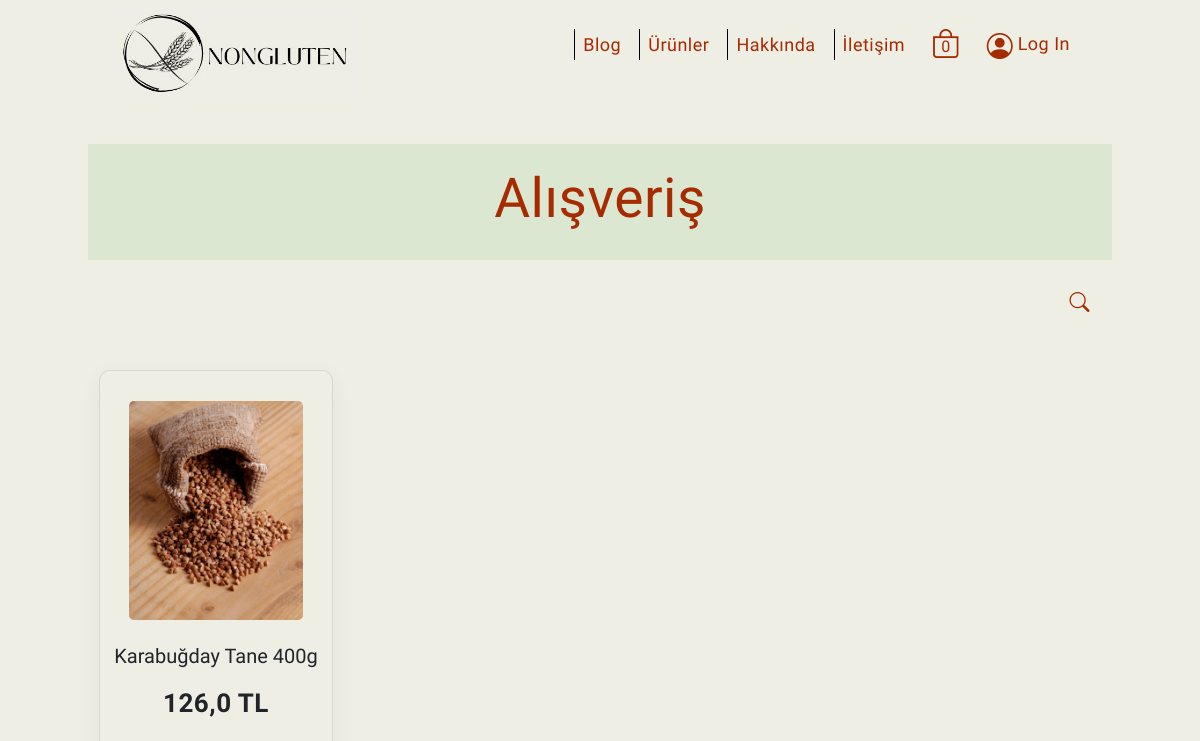
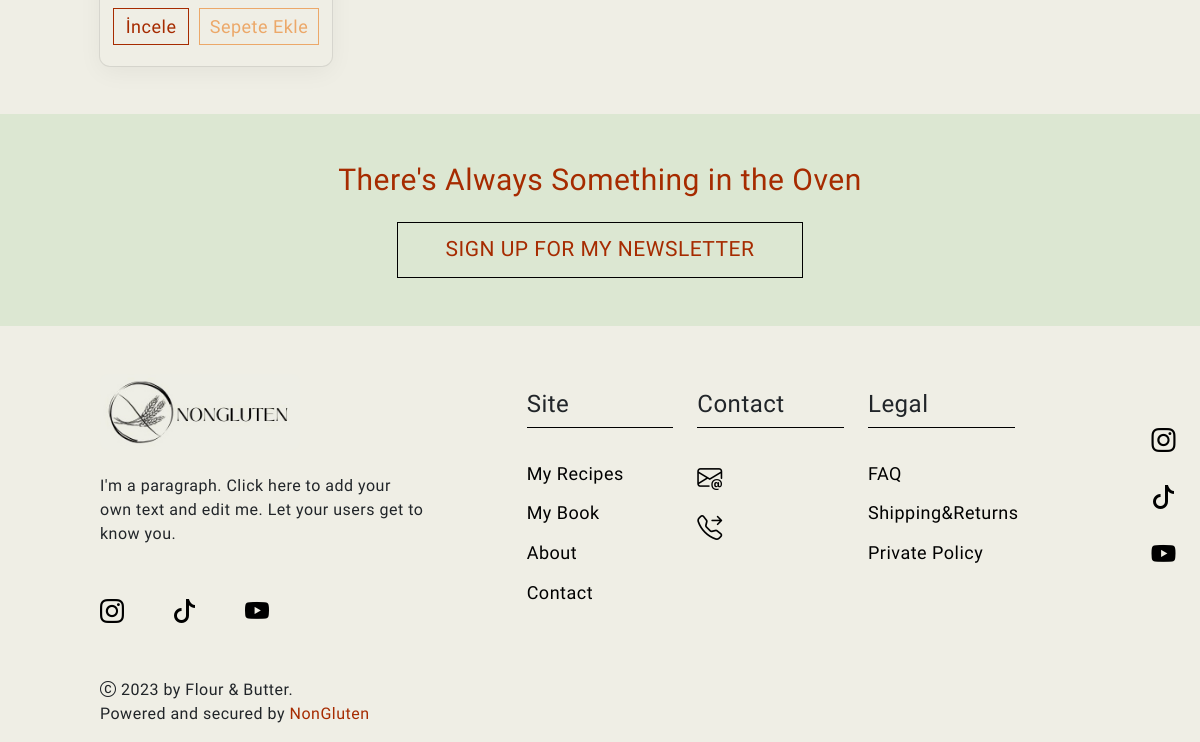
The page /urunler/ on the database as committed earlier (2 pictures, top to bottom).
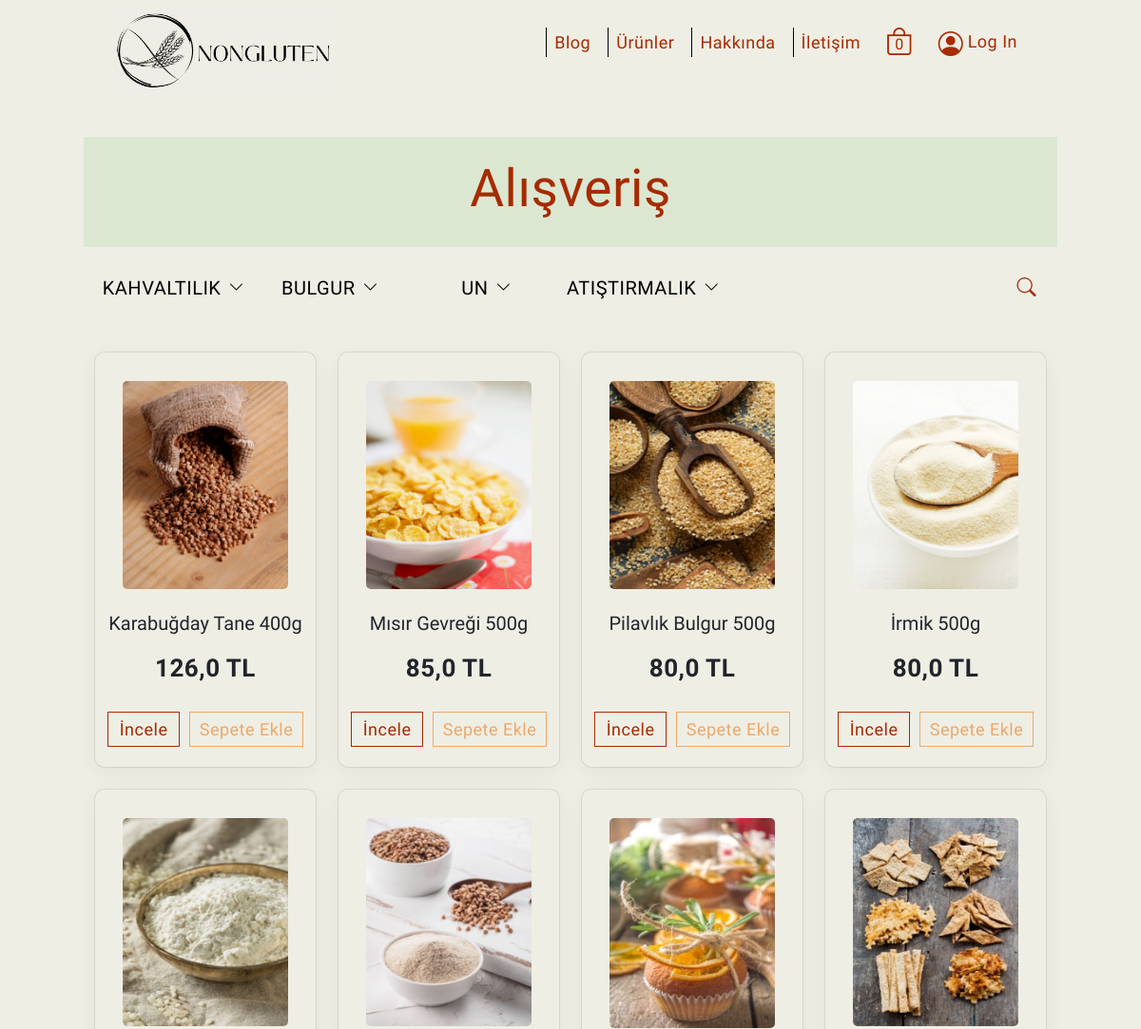
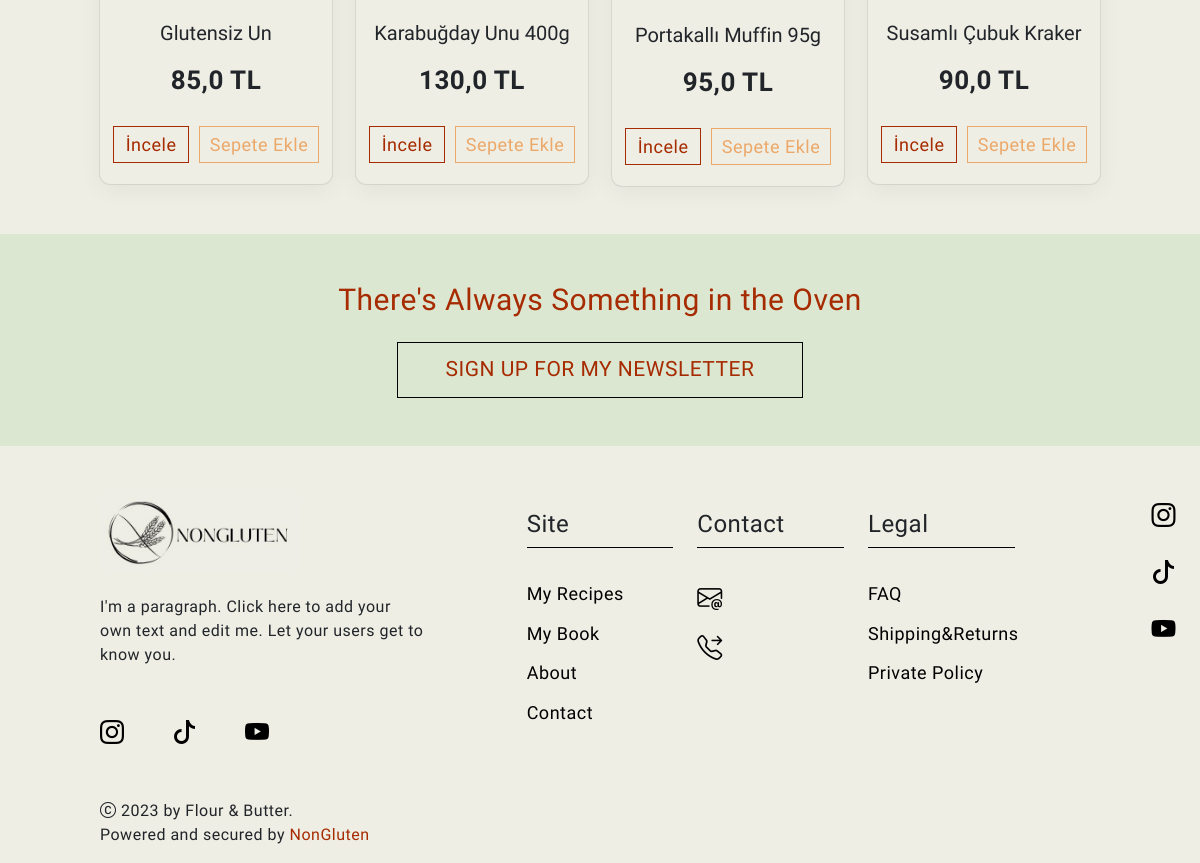
The same page on the database as committed later (2 pictures, top to bottom).
### nonapp/models.py (models this page shows, shortened)
class Urunler(models.Model):
    isim=models.CharField(max_length=50,verbose_name='Ürün İsmi')
    fiyat=models.FloatField(verbose_name='Ürün Fiyatı')
    resim=models.FileField(upload_to='urunler/',verbose_name='Ürün Resmi',null=True,blank=True)
    kategori=models.ForeignKey(Kategori,on_delete=models.CASCADE,null=True)
    slug=models.SlugField(null=False,blank=True,unique=True,editable=True)

class Kategori(models.Model):
    isim=models.CharField(max_length=50,verbose_name='Kategori İsmi')
    urun1=models.CharField(max_length=50,verbose_name='Ürün Giriniz',null=False,blank=True)
    urun2=models.CharField(max_length=50,verbose_name='Ürün Giriniz',null=False,blank=True)
    urun3=models.CharField(max_length=50,verbose_name='Ürün Giriniz',null=False,blank=True)
    urun4=models.CharField(max_length=50,verbose_name='Ürün Giriniz',null=False,blank=True)
    urun5=models.CharField(max_length=50,verbose_name='Ürün Giriniz',null=False,blank=True)
    slug=models.SlugField(null=True,blank=True,unique=True,editable=True)

### nonapp/views.py (the view, shortened to what this page needs)
# urls.py: path('urunler/',urunler,name='urunler'),
def urunler(request):
    urunler=Urunler.objects.all()
    kategori=Kategori.objects.all()
    search=""
    context={
        'urunler':urunler,
        'kategori':kategori
    }
    return render(request,'urunler.html',context)

### templates/urunler.html (shortened to what this page needs)
{% extends "index.html" %}
{% load static %}
    {% block content %}
    {% include "includes/_kategori.html" %}
    <main class="urunler mb-5">
        <section class="container">
            <div class="row urunler-row row-gap-4">
            {% if messages %}
                {% for message in messages %}
                    <article class="col-12 alert alert-{{message.tags}} fs-2 fw-bold text-center text-danger">
                        {{message}}
                    </article>
                {% endfor %}
            {% else %}
                {% for i in urunler %}
                <article class="col-md-6 col-lg-3 urun-card-width">
                    <div class="urun-card">
                        <div class="urun-card-image">
                            <img src="{{i.resim.url}}" alt="">
                        </div>
                        <div class="urun-card-aciklama text-center mt-4">
                            <h5 class="urun-name">{{i.isim|title}}</h5>
                            <h4 class="urun-fiyat">{{i.fiyat}} TL</h4>
                        </div>
                        <div class="urun-button">
                            <ul class="urun-button-list">
                                <li class="urun-incele">
                                    <a href="{% url 'urunDetay' i.slug %}">İncele</a>
                                </li>
                                <li class="urun-sepet">
                                    <a class="urun-ekle" href="#">Sepete Ekle</a>
                                </li>
                            </ul>
                        </div>
                    </div>
                </article>
                {% endfor %}
            {% endif %}
            </div>
        </section>
    </main>
    {% endblock content %}

### templates/index.html (shortened to what this page needs)
{% load static %}
<!DOCTYPE html>
<html lang="tr">
<head>
    <link href="https://cdn.jsdelivr.net/npm/bootstrap@5.3.2/dist/css/bootstrap.min.css" rel="stylesheet">
    <link rel="stylesheet" href="https://cdn.jsdelivr.net/npm/swiper@11/swiper-bundle.min.css"/>
    <link rel="stylesheet" href="{% static 'css/style.css' %}">
</head>
<body>
    {% include "includes/_navbar.html" %}
    {% block content %}{% endblock content %}
    <div class="section6-background">
        <div class="container">
            <div class="row">
                <div class="col-12 section6 text-center">
                    <div class="section6-text">
                        <div class="section6-baslik">
                            <h3>There's Always Something in the Oven</h3>
                        </div>
                        <div class="section6-btn mt-4">
                            <button type="button">SIGN UP FOR MY NEWSLETTER</button>
                        </div>
                    </div>
                </div>
            </div>
        </div>
    </div>
    {% include 'includes/_footer.html' %}
    <aside class="socialMedia-position">
        <ul class="socialMedia-positionlist">
            <li>
                <a href="#"><i class="bi bi-instagram"></i></a>
            </li>
            <li>
                <a href="#"><i class="bi bi-tiktok"></i></a>
            </li>
            <li>
                <a href="#"><i class="bi bi-youtube"></i></a>
            </li>
        </ul>
    </aside>
</body>
</html>

### templates/includes/_navbar.html (shortened to what this page needs)
{% load static %}
<div class="navbar-position">
    <div class="container">
        <nav class="navbar navbar-expand-lg">
            <div class="container-fluid">
                <a class="navbar-brand" href="/">
                    <img class="rounded-3" src="{% static 'images/Logo/Adsız tasarım.jpg' %}" alt="nongluten.logo">
                </a>
                <div class="collapse navbar-collapse" id="navbarNav">
                    <ul class="navbar-nav ms-auto">
                        <li class="nav-item">
                            <a class="nav-link nav-border" aria-current="page" href="{% url 'blog' %}">Blog</a>
                        </li>
                        <li class="nav-item">
                            <a class="nav-link nav-border" href="{% url 'urunler' %}">Ürünler</a>
                         </li>
                        <li class="nav-item">
                            <a class="nav-link nav-border" href="{% url 'about' %}">Hakkında</a>
                        </li>
                        <li class="nav-item">
                            <a class="nav-link nav-border" href="{% url 'iletisim' %}">İletişim</a>
                        </li>
                        <li class="nav-item">
                            <a class="nav-link nav-padding" href="#">
                                <div class="navShop-icon">
                                    <i class="bi bi-bag"></i>
                                    <span class="shopIcon-adet">0</span>
                                </div>
                            </a>
                        </li>
                        {% if user.is_authenticated %}
                            <li class="nav-item">
                                <a class="nav-link nav-padding" href="{% url 'userHesap' %}">
                                    <div class="navShop-user">
                                        <i class="bi bi-person-circle"></i>
                                        <span class="navShop-logIn fw-bolder">{{request.user|upper}}</span>
                                    </div>
                                </a>
                            </li>
                        {% else %}
                            <li class="nav-item">
                               <a class="nav-link nav-padding" href="{% url 'register' %}">
                                    <div class="navShop-user">
                                        <i class="bi bi-person-circle"></i>
                                        <span class="navShop-logIn">Log In</span>
                                    </div>
                                </a>
                            </li>
                        {% endif %}
                    </ul>
                </div>
            </div>
        </nav>
    </div>
</div>

### templates/includes/_kategori.html (shortened to what this page needs)
{% load static %}
<section class="shopping">
    <div class="container">
        <div class="row shopping-baslik">
            <h1>Alışveriş</h1>
        </div>
    </div>
    <div class="container shopping-menu">
        <div class="row justify-content-center">
            <div class="col-12">
                <nav class="row shopping-navbar mt-2">
                    <div class="col-lg-8 shopping-menu-dropdowns">
                        {% for i in kategori %}
                        <div class="shopping-menu-dropdown">
                            <a href="{% url 'kategori' i.slug %}" class="dropdown-button text-center">
                                <span>{{i.isim|upper}}</span>
                                <i class="bi bi-chevron-down"></i>
                            </a>
                        </div>
                        {% endfor %}
                    </div>
                    <div class="col-lg-4">
                        <div class="shopping-navbar-search">
                            <div class="shopping-navbar-searchNow">
                                <span class="shopping-searchNow-icon">
                                    <i class="bi bi-search"></i>
                                </span>
                            </div>
                        </div>
                    </div>
                </nav>
            </div>
        </div>
    </div>
</section>

### templates/includes/_footer.html
{% load static %}
<div class="container mt-5">
    <div class="row">
        <div class="col-lg-5 footer-responsive-center">
            <div class="footer-logo">
                <img class="rounded-3" src="{% static '/images/Logo/Adsız tasarım.jpg' %}" alt="nongluten.logo">
            </div>
            <div class="footer-left-paragraf">
                <p>I'm a paragraph. Click here to add your <br> own text and edit me. Let your users get to <br> know you.</p>
            </div>
            <div class="footer-left-social">
                <ul class="footer-social-icon">
                    <li><a href="#">
                        <i class="bi bi-instagram"></i>
                    </a></li>
                    <li><a href="#">
                        <i class="bi bi-tiktok"></i>
                    </a></li>
                    <li><a href="#">
                        <i class="bi bi-youtube"></i>
                    </a></li>
                </ul>
            </div>
            <div class="footer-left-copy">
                <p class="footer-left-copy-text">
                    <i class="bi bi-c-circle"></i>
                    2023 by Flour & Butter. <br>
                    Powered and secured by <a href="#">NonGluten</a>
                </p>
            </div>
        </div>
        <div class="col-md-4 col-lg-2">
            <div class="footer-right">
                <div class="footer-right-baslik">
                    <h6>Site</h6>
                </div>
                <div class="footer-right-menu1">
                    <ul class="footer-right-list">
                        <li><a href="#">My Recipes</a></li>
                        <li><a href="#">My Book</a></li>
                        <li><a href="#">About</a></li>
                        <li><a href="#">Contact</a></li>
                    </ul>
                </div>
            </div>
        </div>
        <div class="col-md-4 col-lg-2">
            <div class="footer-right">
                <div class="footer-right-baslik">
                    <h6>Contact</h6>
                </div>
                <div class="footer-right-menu2">
                    <ul class="footer-right-list">
                        <li class="footer-list-icon"><a href="#"><i class="bi bi-envelope-at"></i></a></li>
                        <li class="footer-list-icon"><a href="#"><i class="bi bi-telephone-forward"></i></a></li>
                    </ul>
                </div>
            </div>
        </div>
        <div class="col-md-4 col-lg-2">
            <div class="footer-right">
                <div class="footer-right-baslik">
                    <h6>Legal</h6>
                </div>
                <div class="footer-right-menu1">
                    <ul class="footer-right-list">
                        <li><a href="#">FAQ</a></li>
                        <li><a href="#">Shipping&Returns</a></li>
                        <li><a href="#">Private Policy</a></li>
                    </ul>
                </div>
            </div>
        </div>
    </div>
</div>

### static/css/style.css (style rules this page uses)
* { margin: 0; padding: 0; box-sizing: border-box; font-family: 'Inconsolata', monospace; letter-spacing: .5px; }
html { scroll-behavior: smooth; }
body { background-color: #EFEEE5; }
.container { width: 100%; padding-left: 100px; padding-right: 100px; max-width: none; }
:root { --text-color: rgb(166, 43, 0); --background-logo: #EFEEE5; --background1: rgb(220, 231, 210); --background2: rgb(181, 199, 165); --navbar-menu: rgb(74, 1, 5); }
.navbar { padding: 0; }
.navbar-position { position: fixed; top: 0; width: 100%; background-color: var(--background-logo); z-index: 9999; }
.navbar-brand img { width: 250px; }
.nav-item { margin-right: 10px; }
.nav-border { border-left: 1.5px solid black; padding: 2px 20px; font-size: 18px; color: var(--text-color); transition: color .4s; }
.nav-padding { padding: 2px 10px; }
.navShop-icon { position: relative; top: -8px; }
.navShop-icon i { font-size: 29px; color: var(--text-color); transition: color .5s; }
.navShop-icon span { position: absolute; top: 55%; right: 50%; transform: translate(50%,-50%); color: var(--text-color); transition: color .5s; }
.navShop-user { position: relative; top: -3px; }
.navShop-logIn { vertical-align:super; color: var(--text-color); transition: color .5s; }
.navShop-user i { font-size: 26px; color: var(--text-color); transition: color .5s; }
.navShop-user span { font-size: 18px; }
.socialMedia-position { position: fixed; bottom: 10%; right: 2%; }
.socialMedia-positionlist { list-style-type: none; }
.socialMedia-positionlist li { margin-bottom: 1.3rem; }
.socialMedia-positionlist li a { color: black; font-size: 24px; }
.section6-background { background-color: var(--background1); padding: 3rem 0; }
.section6-baslik h3 { color: var(--text-color); font-weight: 300; font-size: 30px; }
.section6-btn button { background-color: var(--background1); color: var(--text-color); border: 1.3px solid black; padding: .7rem 3rem; font-size: 21px; transition: color .5s, background-color .5s; }
.footer-social-icon { display: flex; column-gap: 3rem; list-style: none; padding-left: 0; }
.footer-social-icon li a { color: black; font-size: 24px; }
.footer-left-paragraf { margin-top: 1.5rem; }
.footer-left-social { margin-top: 3rem; }
.footer-left-copy { margin-top: 3rem; }
.footer-left-copy-text a { color: var(--text-color); text-decoration: none; transition: color .4s; }
.footer-logo img { width: 200px; }
.footer-right { margin-top: 1rem; }
.footer-right-baslik { border-bottom: 1px solid black; margin-bottom: 2rem; }
.footer-right-baslik h6 { font-size: 24px; font-weight: 300; }
.footer-right-list { padding-left: 0; list-style: none; }
.footer-right-list li { margin-bottom: .8rem; }
.footer-right-list li a { text-decoration: none; color: black; font-size: 18px; font-weight: 300; transition: color .4s; }
.footer-list-icon a i { font-size: 25px; }
.shopping { margin-top: 9rem; margin-bottom: 2rem; }
.shopping-baslik { text-align: center; background-color: var(--background1); padding: 1.3rem 0; }
.shopping-baslik h1 { font-size: 55px; font-weight: 300; color: var(--text-color); }
.shopping-menu-dropdowns { display: flex; }
.shopping-menu-dropdown { position: relative; width: 100%; }
.dropdown-button { display: flex; align-items: center; justify-content: center; height: 100%; column-gap: 8px; text-decoration: none; color: black; }
.dropdown-button span { font-size: 20px; font-weight: 500; }
.dropdown-button i { font-size: 16px; }
.shopping-navbar-search { position: relative; }
.shopping-navbar-searchNow { position: absolute; top: 20px; right: 10px; cursor: pointer; font-size: 20px; color: var(--text-color); }
.urun-card { box-shadow: rgba(0, 0, 0, 0.05) 0px 6px 24px 0px, rgba(0, 0, 0, 0.08) 0px 0px 0px 1px; border-radius: 10px; padding: 30px 0px 5px 0px; }
.urun-card-image { width: 75%; margin: auto; }
.urun-card-image img { width: 100%; border-radius: 5px; }
.urun-name { font-size: 20px; font-weight: 500; letter-spacing: 0; }
.urun-fiyat { font-size: 26px; font-weight: 700; margin-top: 20px; }
.urun-button-list { list-style: none; display: flex; justify-content: center; padding-left: 0; column-gap: 4%; margin-top: 30px; }
.urun-incele a { color: var(--text-color); font-weight: 500; text-decoration: none; font-size: 18px; }
.urun-sepet a { color: #ECA869; font-size: 18px; text-decoration: none; font-weight: 500; }
.urun-incele { border: 1px solid var(--text-color); padding: 4px 12px; }
.urun-sepet { border: 1px solid #ECA869; padding: 4px 10px; }

Rows that differ between the two databases and show on the page:
added Kategori: isim "KAHVALTILIK"
added Kategori: isim "BULGUR"
added Kategori: isim "UN"
added Kategori: isim "ATIŞTIRMALIK"
added Urunler: resim (picture), isim "Mısır Gevreği 500g", fiyat "85,0"
added Urunler: resim (picture), isim "Pilavlık Bulgur 500g", fiyat "80,0"
added Urunler: resim (picture), isim "İrmik 500g", fiyat "80,0"
added Urunler: resim (picture), isim "Glutensiz Un", fiyat "85,0"
added Urunler: resim (picture), isim "Karabuğday Unu 400g", fiyat "130,0"
added Urunler: resim (picture), isim "Portakallı Muffin 95g", fiyat "95,0"
added Urunler: resim (picture), isim "Susamlı Çubuk Kraker", fiyat "90,0"
